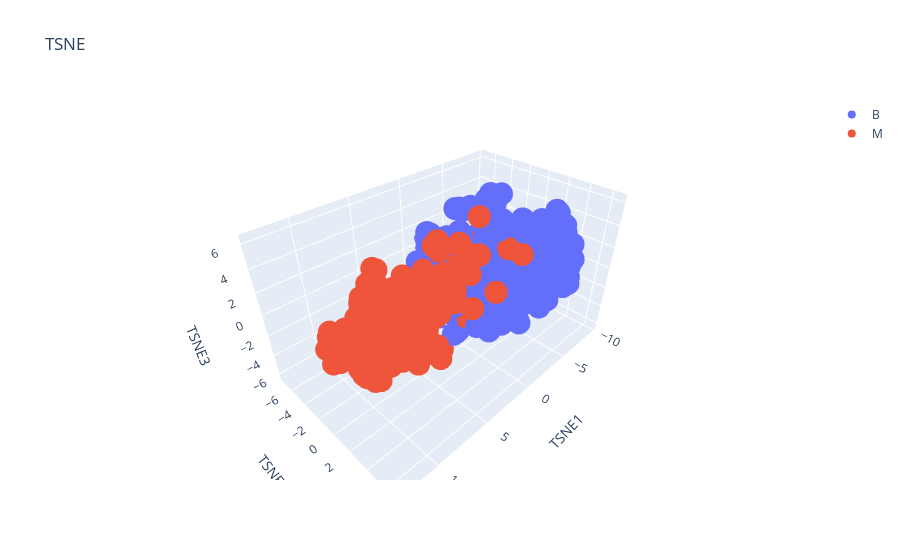

This figure's notebook cell:
### Code cell
#tsne3 plot

fig = go.Figure()

for diag in ['B', 'M']:
    tsne3_df_diag = tsne3_df[tsne3_df['diagnosis'] == diag]
    fig.add_trace(go.Scatter3d(x=tsne3_df_diag['TSNE1'], y=tsne3_df_diag['TSNE2'], z=tsne3_df_diag['TSNE3'], mode='markers', name=diag))

fig.update_layout(title='TSNE', scene=dict(xaxis_title='TSNE1', yaxis_title='TSNE2', zaxis_title='TSNE3'))

fig.show()

### Figure 1 — Plotly figure (JSON) as saved in the notebook; plotly's stock layout.template omitted (floating-point values rounded to 4 significant figures; data arrays with more than 128 entries replaced by an {"elided": "..."} marker saying what was removed)
{"data": [{"mode": "markers", "name": "B", "type": "scatter3d", "x": {"elided": "357 float values"}, "y": {"elided": "357 float values"}, "z": {"elided": "357 float values"}}, {"mode": "markers", "name": "M", "type": "scatter3d", "x": {"elided": "212 float values"}, "y": {"elided": "212 float values"}, "z": {"elided": "212 float values"}}], "layout": {"scene": {"xaxis": {"title": {"text": "TSNE1"}}, "yaxis": {"title": {"text": "TSNE2"}}, "zaxis": {"title": {"text": "TSNE3"}}}, "title": {"text": "TSNE"}}}
